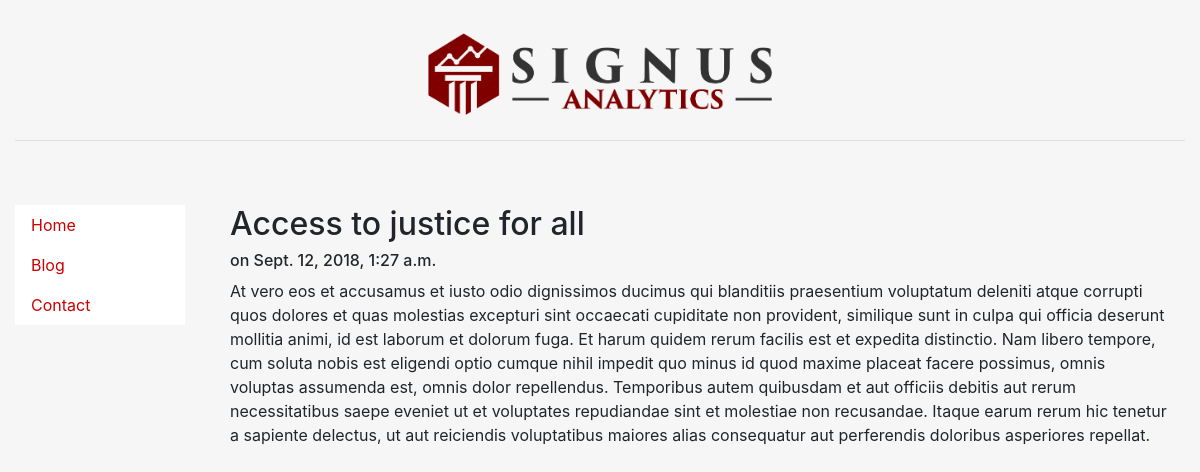
The page /blog/1 on the database its author committed.
### blog/models.py (models this page shows, shortened)
class Post(models.Model):
    title = models.CharField(max_length=140)
    body = models.TextField()
    date = models.DateTimeField()

### blog/templates/blog/post.html
{% extends "personal/header.html" %}
{% block content %}
	<h2>{{post.title}}</h2>
	<h6>on {{post.date}}</h6>
	{{post.body|safe|linebreaks}}
{% endblock %}

### personal/templates/personal/header.html (style rules this page uses)
html, body { height:100% }

### rows shown on the page
Post: title "Access to justice for all", date "Sept. 12, 2018, 1:27 a.m.", body "At vero eos et accusamus et iusto odio dignissimos ducimus qui blanditiis praesentium voluptatum deleniti atque corrupti quos dolores et quas molestias excepturi sint occaecati cupiditate non provident, similique sunt in culpa qui officia deserunt mollitia animi, id est laborum et dolorum fuga. Et harum quidem rerum facilis est et expedita distinctio. Nam libero tempore, cum soluta nobis est eligendi optio cumque nihil impedit quo minus id quod maxime placeat facere possimus, omnis voluptas assumenda est, omnis dolor repellendus. Temporibus autem quibusdam et aut officiis debitis aut rerum necessitatibus saepe eveniet ut et voluptates repudiandae sint et molestiae non recusandae. Itaque…"
